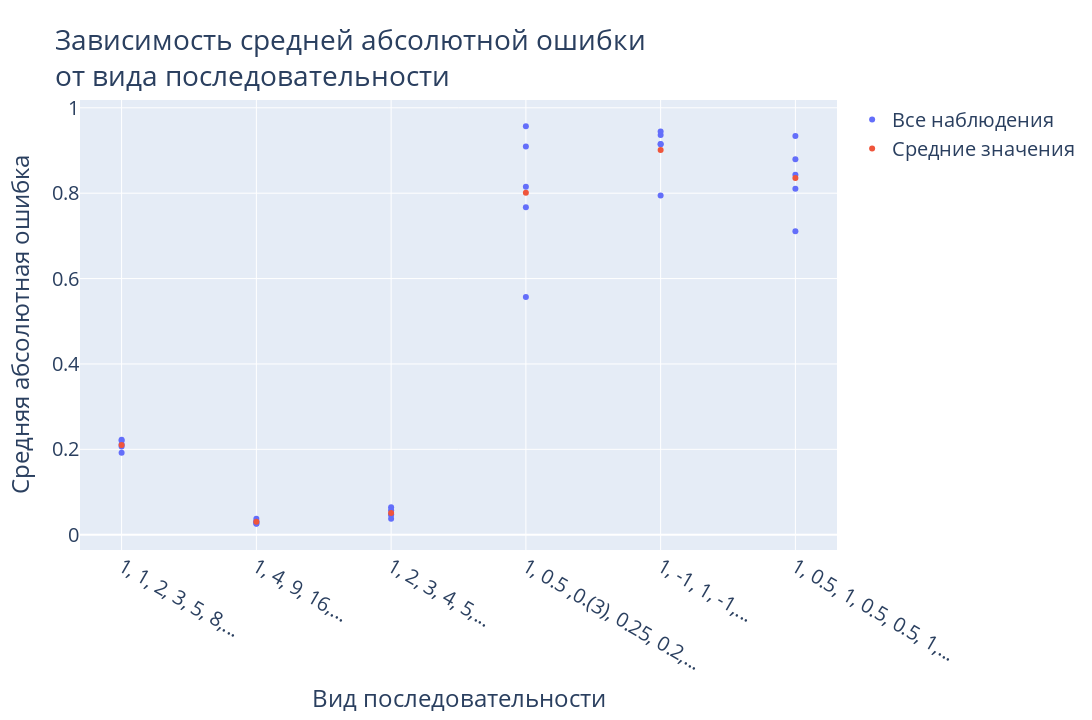

Notebook cell for this chart:
### Code cell
# Построение графика
fig = go.Figure()
fig.add_trace(
    go.Scatter(x=all_sequences, y=all_mapes, name="Все наблюдения", mode="markers")
)
fig.add_trace(
    go.Scatter(x=list(sequence_generators.keys()), y=mapes_mean, name="Средние значения", mode="markers")
)
fig.update_layout(
    title="Зависимость средней абсолютной ошибки<br>от вида последовательности",
    font=dict(size=20),
    xaxis=dict(title="Вид последовательности"),
    yaxis=dict(title="Средняя абсолютная ошибка"),
    width=1280,
    height=720
)
fig.show()

### Figure 1 — Plotly figure (JSON) as saved in the notebook; plotly's stock layout.template omitted (floating-point values rounded to 4 significant figures)
{"data": [{"mode": "markers", "name": "Все наблюдения", "type": "scatter", "x": ["1, 1, 2, 3, 5, 8,...", "1, 1, 2, 3, 5, 8,...", "1, 1, 2, 3, 5, 8,...", "1, 1, 2, 3, 5, 8,...", "1, 1, 2, 3, 5, 8,...", "1, 4, 9, 16,...", "1, 4, 9, 16,...", "1, 4, 9, 16,...", "1, 4, 9, 16,...", "1, 4, 9, 16,...", "1, 2, 3, 4, 5,...", "1, 2, 3, 4, 5,...", "1, 2, 3, 4, 5,...", "1, 2, 3, 4, 5,...", "1, 2, 3, 4, 5,...", "1, 0.5 ,0.(3), 0.25, 0.2,...", "1, 0.5 ,0.(3), 0.25, 0.2,...", "1, 0.5 ,0.(3), 0.25, 0.2,...", "1, 0.5 ,0.(3), 0.25, 0.2,...", "1, 0.5 ,0.(3), 0.25, 0.2,...", "1, -1, 1, -1,...", "1, -1, 1, -1,...", "1, -1, 1, -1,...", "1, -1, 1, -1,...", "1, -1, 1, -1,...", "1, 0.5, 1, 0.5, 0.5, 1,...", "1, 0.5, 1, 0.5, 0.5, 1,...", "1, 0.5, 1, 0.5, 0.5, 1,...", "1, 0.5, 1, 0.5, 0.5, 1,...", "1, 0.5, 1, 0.5, 0.5, 1,..."], "y": [0.2112, 0.2199, 0.1919, 0.2066, 0.2223, 0.02568, 0.03134, 0.03732, 0.02608, 0.03, 0.06456, 0.05726, 0.04722, 0.0468, 0.03745, 0.9568, 0.7671, 0.5569, 0.9093, 0.8151, 0.9143, 0.9365, 0.9445, 0.915, 0.7944, 0.9338, 0.8431, 0.8793, 0.7107, 0.8102]}, {"mode": "markers", "name": "Средние значения", "type": "scatter", "x": ["1, 1, 2, 3, 5, 8,...", "1, 4, 9, 16,...", "1, 2, 3, 4, 5,...", "1, 0.5 ,0.(3), 0.25, 0.2,...", "1, -1, 1, -1,...", "1, 0.5, 1, 0.5, 0.5, 1,..."], "y": [0.2104, 0.03009, 0.05066, 0.8011, 0.9009, 0.8354]}], "layout": {"font": {"size": 20}, "height": 720, "title": {"text": "Зависимость средней абсолютной ошибки<br>от вида последовательности"}, "width": 1280, "xaxis": {"title": {"text": "Вид последовательности"}}, "yaxis": {"title": {"text": "Средняя абсолютная ошибка"}}}}
